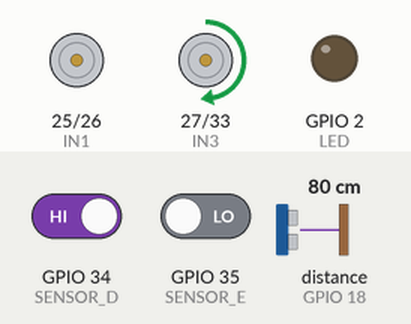
Simulated run of this sketch. Board: ESP32. On the bench: motor-driver pin pairs drawn as motors (green arrow = first pin HIGH = forward, orange = second pin HIGH = backward, longer = more drive, scaled by the enable pin), output pins drawn as LEDs (lit = HIGH). Wiring (inferred from the names in the program): ultrasonic range finder: trigger GPIO 5; echo GPIO 18. The inputs (shaded band) are chosen by the test bench; at power-on: GPIO 34 (SENSOR_D) HIGH, distance to the obstacle (sensor on GPIO 18) 80 cm, GPIO 35 (SENSOR_E) LOW. The echo pulse lasts 58.3 µs per cm; pins used as bus, display or sensor lines are not drawn.

Above: at 1.2 s.
1.3 s: GPIO 34 (SENSOR_D) driven LOW
At 3.3 s:
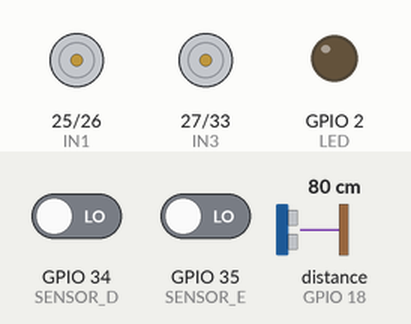
4.1 s: distance to the obstacle (sensor on GPIO 18) set to 12 cm
5.6 s: distance to the obstacle (sensor on GPIO 18) set to 9 cm
At 6.0 s:
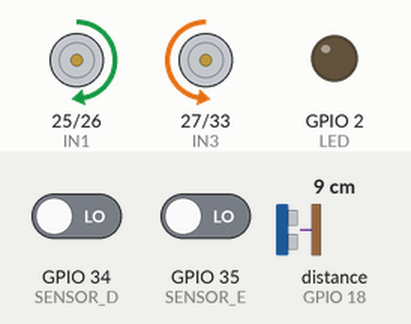
8.6 s: distance to the obstacle (sensor on GPIO 18) set to 18 cm
At 9.3 s:
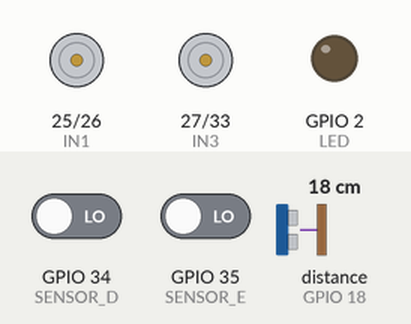
10.1 s: distance to the obstacle (sensor on GPIO 18) set to 2 cm
At 11.0 s:
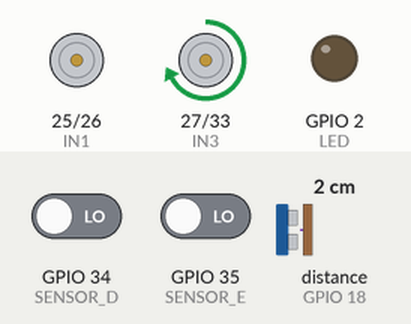
Timing chart, 0 to 14.1 s (numbered marks = the images above; inputs shaded):
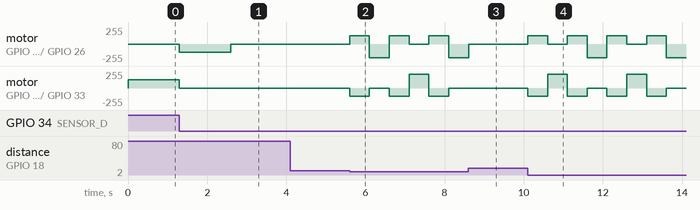

The sketch:

10-sensores-e-velocidade.ino
```cpp
// 10º Código
// Leitura dos sensores
// Lógica de decisão
// Controle de velocidade

// ====================
// DEFINIÇÃO DOS PINOS
// ====================

// SENSOR ULTRASSÔNICO
#define TRIG_PIN 5
#define ECHO_PIN 18

// SENSORES IR
#define SENSOR_E 35
#define SENSOR_D 34

// MOTORES
#define IN1 25
#define IN2 26
#define IN3 27
#define IN4 33

// CONTROLADORES DE VELOCIDADE
#define ENA 14
#define ENB 32

// LED DO ESP
#define LED 2

// ==================
// VARIÁVEIS GLOBAIS
// ==================

long duration;
float distance;

boolean desvio_e = true;

unsigned long inicio_estado, fim_estado;

// ======
// SETUP
// ======

void setup()
{

  // ESP
  Serial.begin(115200);
  pinMode(LED, OUTPUT);

  // Ultrassônico
  pinMode(TRIG_PIN, OUTPUT);
  pinMode(ECHO_PIN, INPUT);

  // Sensores IR
  pinMode(SENSOR_E, INPUT);
  pinMode(SENSOR_D, INPUT);

  // Motores
  pinMode(IN1, OUTPUT);
  pinMode(IN2, OUTPUT);
  pinMode(IN3, OUTPUT);
  pinMode(IN4, OUTPUT);

  // Velocidade
  pinMode(ENA, OUTPUT);
  pinMode(ENB, OUTPUT);
}

// ====================
// FUNÇÕES DOS MOTORES
// ====================

void frente(int porc)
{

  digitalWrite(IN1, LOW);
  digitalWrite(IN2, HIGH);

  digitalWrite(IN3, HIGH);
  digitalWrite(IN4, LOW);

  digitalWrite(LED, HIGH);

  // Velocidade PWM
  int vel = (porc * 255) / 100;
  analogWrite(ENA, vel);
  analogWrite(ENB, vel);
}

void tras(int porc)
{

  digitalWrite(IN1, HIGH);
  digitalWrite(IN2, LOW);

  digitalWrite(IN3, LOW);
  digitalWrite(IN4, HIGH);

  // Velocidade PWM
  int vel = (porc * 255) / 100;
  analogWrite(ENA, vel);
  analogWrite(ENB, vel);
}

void frenteE(int porc)
{

  // Motor esquerdo anda
  digitalWrite(IN1, LOW);
  digitalWrite(IN2, HIGH);

  // Motor direito para
  digitalWrite(IN3, LOW);
  digitalWrite(IN4, LOW);

  // Velocidade PWM
  int vel = (porc * 255) / 100;
  analogWrite(ENA, vel);
  analogWrite(ENB, vel);
}

void frenteD(int porc)
{

  // Motor esquerdo para
  digitalWrite(IN1, LOW);
  digitalWrite(IN2, LOW);

  // Motor direito anda
  digitalWrite(IN3, HIGH);
  digitalWrite(IN4, LOW);

  // Velocidade PWM
  int vel = (porc * 255) / 100;
  analogWrite(ENA, vel);
  analogWrite(ENB, vel);
}
void trasE(int porc)
{

  // Motor esquerdo anda
  digitalWrite(IN1, HIGH);
  digitalWrite(IN2, LOW);

  // Motor direito para
  digitalWrite(IN3, LOW);
  digitalWrite(IN4, LOW);

  // Velocidade PWM
  int vel = (porc * 255) / 100;
  analogWrite(ENA, vel);
  analogWrite(ENB, vel);
}

void trasD(int porc)
{

  // Motor esquerdo para
  digitalWrite(IN1, LOW);
  digitalWrite(IN2, LOW);

  // Motor direito anda
  digitalWrite(IN3, LOW);
  digitalWrite(IN4, HIGH);

  // Velocidade PWM
  int vel = (porc * 255) / 100;
  analogWrite(ENA, vel);
  analogWrite(ENB, vel);
}

void parar()
{

  digitalWrite(IN1, LOW);
  digitalWrite(IN2, LOW);

  digitalWrite(IN3, LOW);
  digitalWrite(IN4, LOW);

  digitalWrite(LED, LOW);

  // Velocidade PWM
  analogWrite(ENA, 0);
  analogWrite(ENB, 0);
}

// =====
// LOOP
// =====

void loop()
{

  // ========================
  // LEITURA DO ULTRASSÔNICO
  // ========================

  digitalWrite(TRIG_PIN, LOW);
  delayMicroseconds(2);

  digitalWrite(TRIG_PIN, HIGH);
  delayMicroseconds(10);

  digitalWrite(TRIG_PIN, LOW);

  duration = pulseIn(ECHO_PIN, HIGH, 30000);

  if (duration == 0)
  {
    distance = 999;
  }
  else
  {
    distance = duration * 0.0343 / 2;
  }

  // ===============
  // LEITURA DOS IR
  // ===============

  int valor_IR_E = digitalRead(SENSOR_E);
  int valor_IR_D = digitalRead(SENSOR_D);

  // ==================
  // LÓGICA DE DECISÃO
  // ==================

  // OBSTACULO MUITO PERTO
  if (distance < 10)
  {
    tras(50);
    delay(500);
    if (desvio_e == true)
    {
      frenteE(80);
      delay(500);
    }
    else
    {
      frenteD(80);
      delay(500);
    }
    desvio_e = !desvio_e;
  }
  else if (valor_IR_E == HIGH && valor_IR_D == HIGH)
  {
    frente(100);

    // OBSTACULOS AO REDOR
  }
  else if (valor_IR_E == LOW && valor_IR_D == LOW)
  {
    parar();

    // OBSTACULO NO DIREITA
  }
  else if (valor_IR_E == HIGH && valor_IR_D == LOW)
  {
    // vira até o obstaculo sair do sensor direito
    inicio_estado = millis();
    while (valor_IR_D == LOW)
    {
      frenteE(50);
      valor_IR_E = digitalRead(SENSOR_E);
      valor_IR_D = digitalRead(SENSOR_D);
      if (valor_IR_E == LOW)
      {
        break;
      }
    }
    fim_estado = millis() - inicio_estado;
    frenteD(50);
    delay(fim_estado);

    // OBSTACULO NA ESQUERDA
  }
  else if (valor_IR_E == LOW && valor_IR_D == HIGH)
  {
    // vira até o obstaculo sair do sensor esquerdo
    inicio_estado = millis();
    while (valor_IR_E == LOW)
    {
      frenteD(50);
      valor_IR_E = digitalRead(SENSOR_E);
      valor_IR_D = digitalRead(SENSOR_D);
      if (valor_IR_D == LOW)
      {
        break;
      }
    }
    fim_estado = millis() - inicio_estado;
    frenteE(50);
    delay(fim_estado);
  }
  // fim do loop
}
```

Measured:
- the behaviour switches between 11 and 10 cm on distance to the obstacle (sensor on GPIO 18) (found by bisection; images 1 and 2)
- after the input at 1.3 s, motor on GPIO 25 (IN1) / GPIO 26 (IN2): stopped → backward 127/255 at once, → stopped 1.3 s later; motor on GPIO 27 (IN3) / GPIO 33 (IN4): forward 127/255 → stopped at once
- after the input at 4.1 s, every drawn part: stays the same
- after the input at 8.6 s, motor on GPIO 27 (IN3) / GPIO 33 (IN4): stays stopped (without the input it goes to backward 127/255 after 0.01 s)
